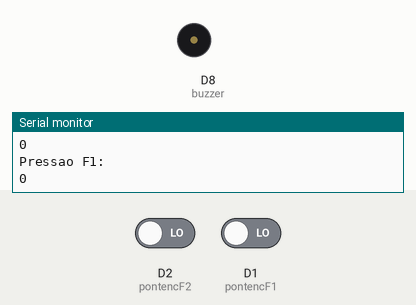
This sketch was run on a simulated ESP8266 (NodeMCU). On the bench: buzzer (waves = sounding, pin HIGH), the last lines printed to the serial monitor. Inputs (shaded band) come from the test bench; at power-on: D2 (pontencF2) LOW, D1 (pontencF1) LOW.

Above: at 2.8 s.
2.9 s: D2 (pontencF2) driven HIGH
At 4.6 s:
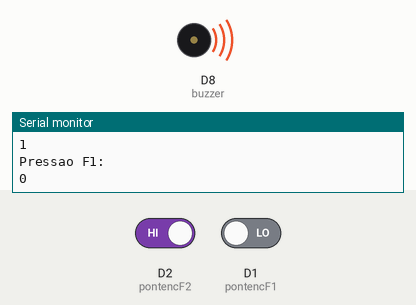
5.5 s: D2 (pontencF2) driven LOW
At 8.1 s:
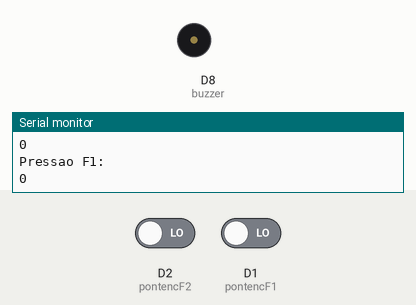
8.5 s: D1 (pontencF1) driven HIGH
At 10.4 s:
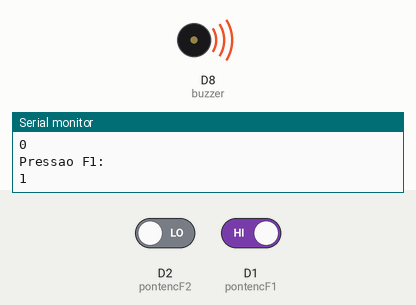
Timing chart, 0 to 11.9 s (numbered marks = the images above; inputs shaded):
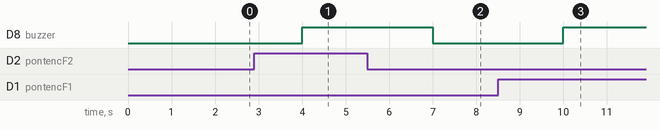

Measured:
- after the input at 2.9 s, D8 (buzzer): LOW → HIGH after 1.1 s
- after the input at 5.5 s, D8 (buzzer): HIGH → LOW after 1.5 s
- after the input at 8.5 s, D8 (buzzer): LOW → HIGH after 1.5 s

The sketch:

webclient.ino
```cpp
/* DHTServer - ESP8266 Webserver with a DHT sensor as an input

   Based on ESP8266Webserver, DHTexample, and BlinkWithoutDelay (thank you)

   Version 1.0  5/3/2014  Version 1.0   Mike Barela for Adafruit Industries
*/

#define pontencF1  D1
#define pontencF2  D2
#define buzzer D8


void setup(void)
{
  Serial.begin(9600);
  pinMode(pontencF1, INPUT);
  pinMode(pontencF2, INPUT);
  pinMode(buzzer, OUTPUT);

}

int inputF1pressao;
int inputF2pressao;

void loop(void)
{
  inputF1pressao = digitalRead(pontencF1);
  inputF2pressao = digitalRead(pontencF2);
  Serial.println("Pressao F1: ");
  Serial.println(inputF1pressao);
  delay(1000);
  Serial.println("Pressao F2: ");
  Serial.println(inputF2pressao);

  if(inputF1pressao==HIGH || inputF2pressao==HIGH){
    digitalWrite(buzzer,HIGH);
  }else{
    digitalWrite(buzzer,LOW);
  }

}
```
